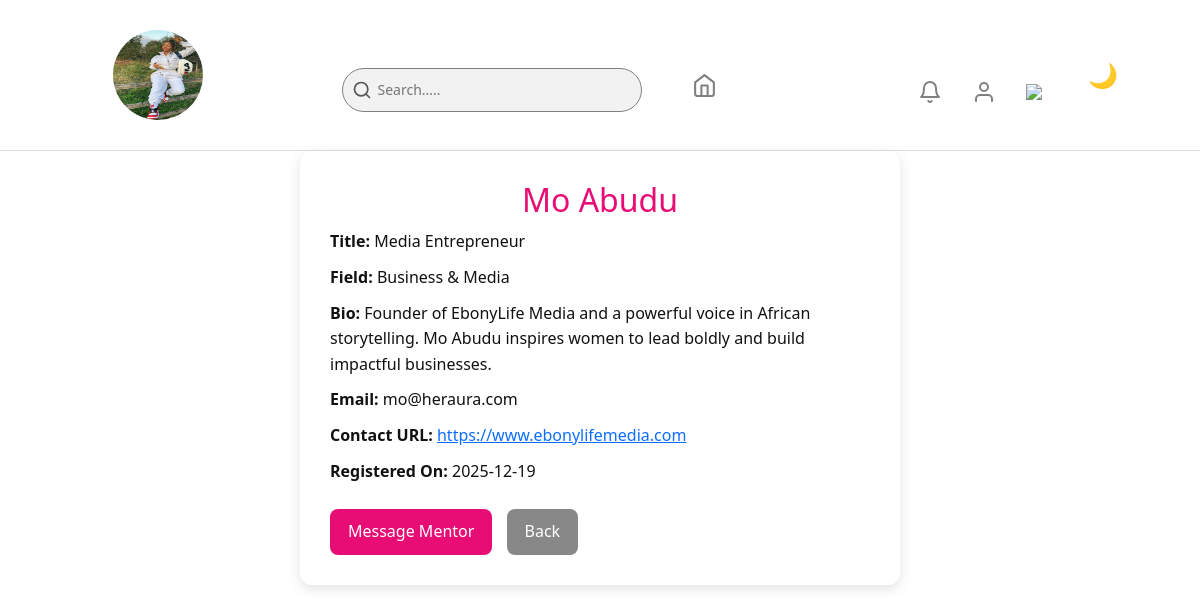
The app's page /mentor/5 (signed in) with its own data.
### src/models.py (models this page shows, shortened)
class User(UserMixin, db.Model):
    __tablename__ = 'users'
    id = db.Column(db.Integer, primary_key=True)
    first_name = db.Column(db.String(100), nullable=False)
    last_name = db.Column(db.String(100), nullable=False)
    email = db.Column(db.String(150), unique=True, nullable=False)
    dob = db.Column(db.String, nullable=False)
    password = db.Column(db.String(200), nullable=False)
    profile_image = db.Column(db.String(300), default='default_profile.png')
    date_created = db.Column(db.DateTime, default=datetime.utcnow)
    last_seen = db.Column(db.DateTime, default=datetime.utcnow)
    posts = db.relationship('CommunityPost', backref='user', lazy=True)
    comments = db.relationship('Comment', backref='user', lazy=True)
    likes = db.relationship('Like', backref='user', lazy=True)
    todos = db.relationship('ToDo', backref='user', lazy=True)
    ai_chats = db.relationship('AIChat', backref='user', lazy=True)
    health_logs = db.relationship('HealthTracker', backref='user', lazy=True)
    course_progress = db.relationship('UserCourse', backref='user', lazy=True)
    is_authenticated = True
    is_active = True
    is_anonymous = False

class Mentor(db.Model):
    __tablename__ = 'mentors'
    id = db.Column(db.Integer, primary_key=True)
    name = db.Column(db.String(150), nullable=False)
    title = db.Column(db.String(150))
    field = db.Column(db.String(100))
    bio = db.Column(db.Text)
    contact_email = db.Column(db.String(150))
    contact_url = db.Column(db.String(250))
    profile_image = db.Column(db.String(300), default='default_profile.png')
    on_app = db.Column(db.Boolean, default=False)
    date_added = db.Column(db.DateTime, default=datetime.utcnow)

### src/routes/mentor_routes.py (the view)
@mentor_bp.route('/mentor/<int:mentor_id>')
def mentor_detail(mentor_id):
    m = Mentor.query.get_or_404(mentor_id)
    return render_template('mentor_detail.html', mentor=m)

### src/__init__.py (called while the page is built)
@app.before_request
def update_last_seen():
    if current_user.is_authenticated:
        current_user.last_seen = datetime.utcnow()
        db.session.commit()

### src/routes/auth_routes.py (called while the page is built)
@login_manager.user_loader
def load_user(user_id):
    return User.query.get(int(user_id))

### src/templates/mentor_detail.html
{%extends "base.html"%}
{%block content%}
<link rel="stylesheet" href="{{ url_for('static', filename='dashboard.css') }}">
    <div class="profile-card">
        <h2>{{ mentor.name }}</h2>
        <p><strong>Title:</strong> {{ mentor.title }}</p>
        <p><strong>Field:</strong> {{ mentor.field }}</p>
        <p><strong>Bio:</strong> {{ mentor.bio }}</p>
        <p><strong>Email:</strong> {{ mentor.contact_email }}</p>
        {% if mentor.contact_url %}
        <p><strong>Contact URL:</strong>
            <a href="{{ mentor.contact_url }}" target="_blank">{{ mentor.contact_url }}</a>
        </p>
        {% endif %}
        <p><strong>Registered On:</strong> {{ mentor.date_added.strftime('%Y-%m-%d') }}</p>
        <div class="buttons">
            <a href="mailto:{{ mentor.contact_email }} ">Message Mentor</a>
            <a href="{{ url_for('mentor_bp.mentors_page') }}" style="background:#888;">Back</a>
        </div>
    </div>
{%endblock%}

### src/templates/base.html (shortened to what this page needs)
<!doctype html>
<html lang="en">
<head>
  <link
    href="https://cdn.jsdelivr.net/npm/bootstrap@5.3.2/dist/css/bootstrap.min.css"
    rel="stylesheet">
  <link rel="stylesheet" href="{{ url_for('static', filename='girl_hygiene_app.css') }}">
</head>
<body>
  <header>
    {% if current_user.is_authenticated %}
    <div class="welcome-section2">
        <img src="{{ url_for('static', filename='profile_images/' + current_user.profile_image) }}" alt="Profile image" class="profile-image">
    </div>
    <div class="links2">
      <div class="search-box">
        <svg class="search-icon" viewBox="0 0 24 24" fill="none" stroke="currentColor"
          stroke-width="2" stroke-linecap="round" stroke-linejoin="round">
          <circle cx="11" cy="11" r="8"></circle>
          <line x1="21" y1="21" x2="16.65" y2="16.65"></line>
        </svg>
        <input type="text" placeholder="Search....."/>
      </div>
      <a class="nav-icon" href="{{ url_for('dashboard_bp.dashboard') }}">
        <img src="{{ url_for('static', filename='images/home.svg') }}"></icon>
      </a>
    </div>
    <div class="links1">
      <a class="nav-icon" href="{{ url_for('dashboard_bp.dashboard') }}">
        <img src="{{ url_for('static', filename='images/bell.svg') }}"></icon>
      </a>
      <a class="nav-icon" href="{{ url_for('profile_bp.profile_page') }}">
        <img src="{{ url_for('static', filename='images/user.svg') }}"></icon>
      </a>
      <a class="nav-icon" href="{{ url_for('auth_bp.logout') }}">
        <img src="{{ url_for('static', filename='images/log-out.svg') }}"></icon>
      </a>
      <button id="themeToggle" class="toggle-btn">🌙</button>
    </div>
    {% endif %}
  </header>
    {% block content %}{% endblock %}
</body>
</html>

### src/static/girl_hygiene_app.css (style rules this page uses)
:root { --bg: #ffffff; --text: #111; --card-bg: #f5f6fa; --accent: #FF089D; --border: #ddd; }
body { background-image: url('images/www.jpg'); background-size:cover ; background-repeat:no-repeat ; background-position: center; background-attachment: fixed; line-height: 1.6; color: var(--text); font-family: "Poppins", sans-serif; margin: 0; }
header { display: flex; justify-content: space-between; align-items: center; padding: 30px 50px; flex-wrap: wrap; background-color: var(--bg); border-bottom: 1px solid var(--border); color: var(--text); top:0; z-index:10; }
.links1 { display: flex; gap: 30px; }
.links1 a { font-size: 18px; margin-top: 30px; margin-left: 0px; color: var(--text); text-decoration:none; gap: 10px; }
.links2 { display: flex; gap: px; color: var(--text); margin-top: 30px; }
.links2 img { width: 25px; height: 25px; margin-top: 5px; text-decoration:none; }
.search-box { position: relative; width: 300px; margin-right: 50px; }
.search-box .search-icon { position: absolute; top: 50%; left: 10px; transform: translateY(-50%); width: 20px; height: 20px; color: #585757; pointer-events: none; }
.search-box input { background-color: rgb(0, 0, 0, 0.05); width: 100%; padding: 10px 10px 10px 35px; border: 1px solid gray; border-radius: 25px; outline: none; font-size: 14px; transition: 0.3s; }
.buttons { display: block; align-items: center; margin-top: 40px; font-size: 16px; gap: 300px; text-decoration:none; flex-wrap: wrap; }
#themeToggle { float: right; margin-right: 1rem; background: none; border: none; font-size: 1.5rem; cursor: pointer; }

### src/static/dashboard.css (style rules this page uses)
:root { --bg: #ffffff; --text: #111; --card-bg: #f5f6fa; --header-bg: #ffffff; --accent: #e80c75; --border: #ddd; }
body { margin: 0; padding: 0; font-family: 'Segoe UI', Tahoma, Geneva, Verdana, sans-serif; background: var(--bg); color: var(--text); }
header { display: flex; justify-content: space-between; align-items: center; padding: 30px 50px; flex-wrap: wrap; background-color: var(--bg); border-bottom: 1px solid var(--border); color: var(--text); top:0; z-index:10; }
.welcome-section2 { text-align: center; margin-bottom: 0px; }
.welcome-section2 img { position: relative; top: 8%; left: 70%; width:90px; border-radius: 50% ; height: 90px; }
h2 { text-align: center; color: var(--accent); margin-bottom: 30px; }
.buttons { margin-top: 15px; }
.buttons a { display: inline-block; background: var(--accent); color: var(--text); padding: 8px 14px; border-radius: 8px; text-decoration: none; margin-right: 8px; transition: background 0.2s; }
.profile-card { background: var(--bg); border-radius: 12px; box-shadow: 0 4px 12px rgba(110, 104, 104, 0.186); max-width: 600px; margin: auto; padding: 30px; }
h2 { color: var(--accent); margin-bottom: 10px; }
p { margin: 10px 0; color:var(--text); }
.buttons { margin-top: 25px; }
.buttons a { text-decoration: none; background: var(--accent); color: #fff; padding: 10px 18px; border-radius: 8px; margin-right: 10px; transition: 0.2s; }
button { background: var(--accent); border: none; color: var(--text); border-radius: 10px; padding: 0.4rem 1rem; cursor: pointer; transition: 0.3s ease; }

### records on screen
User: profile_image (picture)
Mentor: name "Mo Abudu", title "Media Entrepreneur", field "Business & Media", bio "Founder of EbonyLife Media and a powerful voice in African storytelling. Mo Abudu inspires women to lead boldly and build impactful businesses.", contact_email "mo@heraura.com", contact_url "https://www.ebonylifemedia.com", date_added "2025-12-19"
